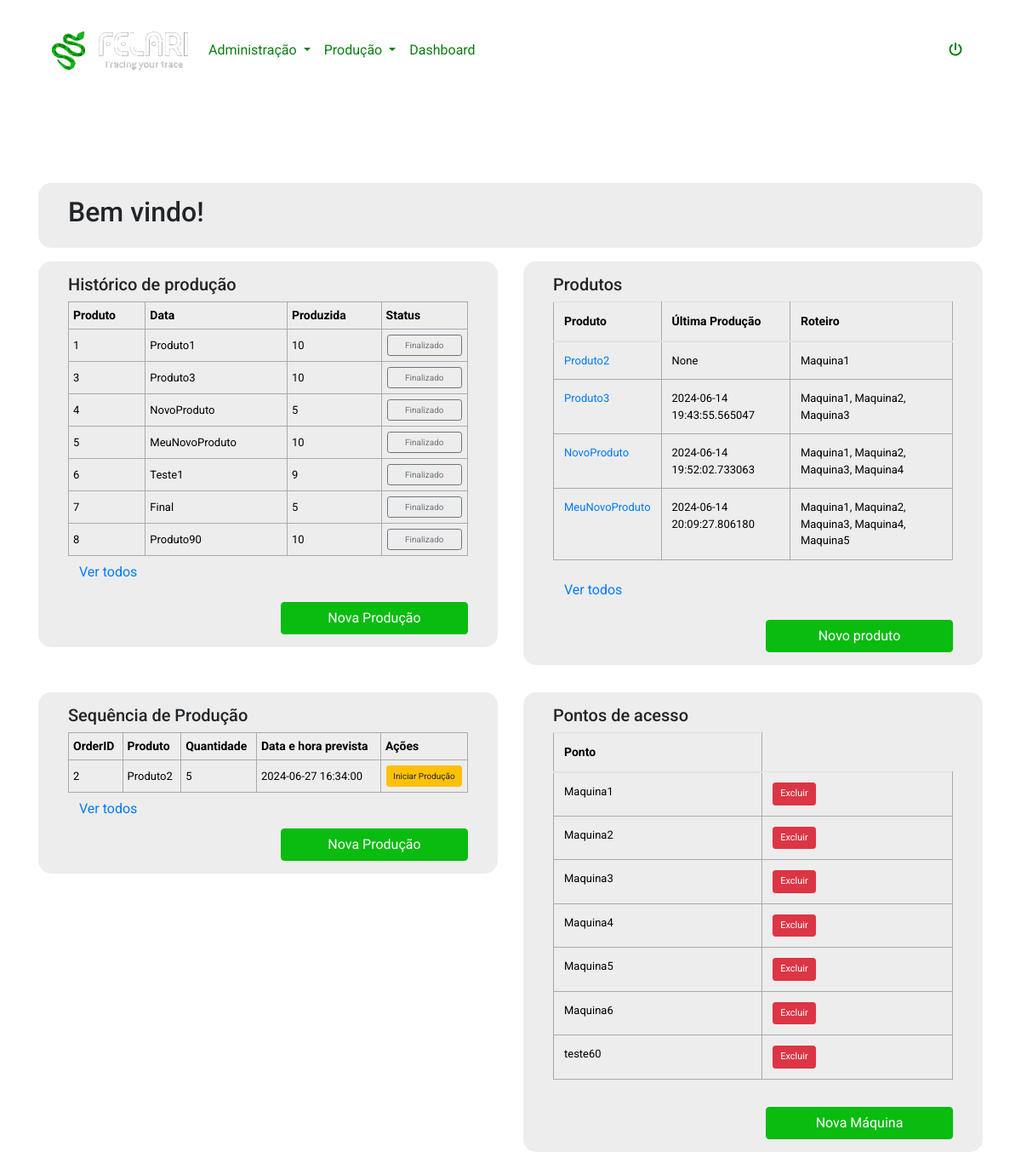
Screenshot of / (signed in) with the database file from the repository.
### app.py (models this page shows, shortened)
class OrdemProducao(db.Model):
    id = db.Column(db.Integer, primary_key=True)
    produto_id = db.Column(db.Integer, db.ForeignKey('product.id'), nullable=False)
    produto = db.relationship('Product', backref=db.backref('ordens_producao', lazy=True))
    quantidade = db.Column(db.Integer, nullable=False)
    data_prevista = db.Column(db.DateTime, nullable=False)
    status = db.Column(db.Integer, nullable=False)

class Product(db.Model):
    id = db.Column(db.Integer, primary_key=True)
    nome = db.Column(db.String(100), nullable=False)
    ultima_producao = db.Column(db.DateTime)
    access_points = db.relationship('AccessPoint', secondary=products_access_points, backref=db.backref('products', lazy='dynamic'))

class AccessPoint(db.Model):
    id = db.Column(db.Integer, primary_key=True)
    name = db.Column(db.String(100), unique=True, nullable=False)

### app.py (the view, shortened to what this page needs)
@app.route('/', methods=['GET', 'POST'])
@login_required
def index():
    produtos = Product.query.join(Product.access_points).all()
    ordens = OrdemProducao.query.order_by(OrdemProducao.data_prevista).all()
    form = TaskForm()
    tasks = aFazer.query.order_by(aFazer.date_created).all()
    access_points = AccessPoint.query.all()
    return render_template('index.html', form=form, tasks=tasks, access_points=access_points, produtos=produtos, ordens=ordens)

### app.py (called while the page is built)
@login_manager.user_loader
def load_user(user_id):
    return User.query.get(int(user_id))

### templates/index.html (shortened to what this page needs)
{% extends 'base.html' %}
{% block body %}
<div class="inicio my-5 container">
    <div class="row">
        <div class="col-12">
            <div class="inicio-card">
                <h2>Bem vindo!</h2>
            </div>
        </div>
        <div class="col-12 col-md-6 my-3 h-100">
            <div class="inicio-card h-100">
                <h5>Histórico de produção</h5>
                <div class="table-responsive">
                    <table>
                        <thead>
                            <tr>
                                <th>Produto</th>
                                <th>Data</th>
                                <th>Produzida</th>
                                <th>Status</th>
                            </tr>
                        </thead>
                        <tbody>
                            {% for ordem in ordens %}
                                {% if ordem.status in [2,3] %}
                                <tr class="ordemDeProducao">
                                    <td>{{ ordem.id }}</td>
                                    <td>{{ ordem.produto.nome }}</td>
                                    <td>{{ ordem.quantidade }}</td>
                                    <td>
                                        {% if ordem.status == 2 %}
                                        <a class="btn btn-secondary btn-sm" href="/view_serials/{{ordem.id}}">Iniciado</a>
                                        <form action="{{ url_for('delete_serials', ordem_id=ordem.id) }}" method="post">
                                            <button type="submit" class="btn btn-danger btn-sm">Zerar Seriais</button>
                                        </form>
                                        {% elif ordem.status == 3 %}
                                            <a class="btn btn-outline-secondary btn-sm" href="/view_serials/{{ordem.id}}">Finalizado</a>
                                        {% endif %}
                                    </td>
                                </tr>
                                {% endif %}
                            {% endfor %}
                        </tbody>
                    </table>
                    <small>
                        <a class="btn btn-link" href="/pastProductions">Ver todos</a>
                    </small>
                </div>
                <div class="row mt-3">
                    <div class="col-12 col-md-6 col-lg-6 ml-auto">
                        <button class="btn btn-primary btn-block" data-toggle="modal" data-target="#modalNovaProducao">Nova Produção</button>
                    </div>
                </div>
            </div>
        </div>
        <div class="col-12 col-md-6 my-3 h-100">
            <div class="inicio-card h-100">
                <h5>Produtos</h5>
                <div class="table-responsive">
                    <table class="table">
                        <thead>
                            <tr>
                                <th>Produto</th>
                                <th>Última Produção</th>
                                <th>Roteiro</th>
                            </tr>
                        </thead>
                        <tbody>
                            {% if produtos %}
                                {% for produto in produtos[:4] %}
                                    <tr>
                                        <td><a href="{{ url_for('product', id=produto.id) }}">{{ produto.nome }}</a></td>
                                        <td>{{ produto.ultima_producao }}</td>
                                        <td>
                                            {% if produto.access_points %}
                                                {% set access_points_names = [] %}
                                                {% for access_point in produto.access_points %}
                                                    {% set _ = access_points_names.append(access_point.name) %}
                                                {% endfor %}
                                                {{ access_points_names | join(', ') }}
                                            {% else %}
                                                Sem roteiro definido
                                            {% endif %}
                                        </td>
                                    </tr>
                                {% endfor %}
                            {% else %}
                                <tr>
                                    <td colspan="3">Nenhum produto encontrado.</td>
                                </tr>
                            {% endif %}
                        </tbody>
                    </table>
                    <small>
                        <a class="btn btn-link" href="/products">Ver todos</a>
                    </small>
                </div>
                <div class="row mt-3">
                    <div class="col-12 col-md-6 col-lg-6 ml-auto">
                        <button class="btn btn-primary btn-block" data-toggle="modal" data-target="#modalNovoProduto">Novo produto</button>
                    </div>
                </div>
            </div>
        </div>
        <div class="col-12 col-md-6 my-3 h-100">
            <div class="inicio-card h-100">
                <h5>Sequência de Produção</h5>
                <div class="table-responsive">
                    <table>
                        <thead>
                            <tr>
                                <th>OrderID</th>
                                <th>Produto</th>
                                <th>Quantidade</th>
                                <th>Data e hora prevista</th>
                                <th>Ações</th>
                            </tr>
                        </thead>
                        <tbody>
                            {% for ordem in ordens %}
                                {% if ordem.status in [1] %}
                                    <tr class="ordemDeProducao">
                                        <td>{{ ordem.id }}</td>
                                        <td>{{ ordem.produto.nome }}</td>
                                        <td>{{ ordem.quantidade }}</td>
                                        <td>{{ ordem.data_prevista.strftime('%Y-%m-%d %H:%M:%S') }}</td>
                                        <td>
                                            <form method="POST" action="{{ url_for('generate_serials', ordem_id=ordem.id) }}">
                                                <button type="submit" class="btn btn-warning btn-sm">Iniciar Produção</button>
                                            </form>
                                        </td>
                                    </tr>
                                    {% endif %}
                                {% endfor %}
                        </tbody>
                    </table>
                    <small>
                        <a class="btn btn-link" href="/nextOrders">Ver todos</a>
                    </small>
                </div>
                <div class="row pt-1">
                    <div class="col-12 col-md-6 col-lg-6 ml-auto">
                        <button class="btn btn-primary btn-block" data-toggle="modal" data-target="#modalNovaProducao">Nova Produção</button>
                    </div>
                </div>
            </div>
        </div>
        <div class="col-12 col-md-6 my-3 h-100">
            <div class="inicio-card h-100">
                <h5>Pontos de acesso</h5>
                <div class="table-responsive">
                    <table class="table">
                        <thead>
                            <tr>
                                <th>Ponto</th>
                            </tr>
                        </thead>
                        <tbody>
                            {% for access_point in access_points %}
                            <tr>
                                <td>{{ access_point.name }}</td>
                                <td>
                                    <form method="POST" action="{{ url_for('delete_access_point', access_point_id=access_point.id) }}">
                                        <button type="submit" class="btn btn-danger btn-sm">Excluir</button>
                                    </form>
                                </td>
                            </tr>
                            {% endfor %}
                        </tbody>
                    </table>
                </div>
                <div class="row mt-3">
                    <div class="col-12 col-md-6 col-lg-6 ml-auto">
                        <a class="btn btn-primary btn-block" href="/create_access_point">
                            Nova Máquina
                        </a>
                    </div>
                </div>
            </div>
        </div>
    </div>
</div>
{% endblock %}

### static/css/main.css (style rules this page uses)
:root { --verde: #0abb10; --verde-escuro: #0b7e0f; }
.btn-primary { background-color: var(--verde)!important; border-color: var(--verde)!important; }
body { margin: 0; font-family: "Roboto", sans-serif!important; background-color: transparent!important; background-image: url('../img/common/background.jpg'); background-size: cover; background-position: center; }
table, td, th { border: 1px solid #aaa; }
table { border-collapse: collapse; width: 100%; }
th { height: 30px; padding: 5px; }
td { text-align: center; padding: 5px; }
.inicio .inicio-card { padding: 15px 35px; background-color: #ededed; border-radius: 15px; }
.inicio .inicio-card table { font-size: 13px; color: black; text-align: left; border: none; }
.inicio .inicio-card table th { font-size: 14px; font-weight: 700; }
.inicio .inicio-card table td { text-align: left; }
td button, td a.btn { font-size: 11px!important; }
tr.ordemDeProducao .btn { font-size: 10px !important; padding: 4px !important; width: calc(100% - 2px); margin: 1px; }

### rows the page displays
OrdemProducao: id "1", produto.nome "Produto1", quantidade "10"
OrdemProducao: id "3", produto.nome "Produto3", quantidade "10"
OrdemProducao: id "4", produto.nome "NovoProduto", quantidade "5"
OrdemProducao: id "5", produto.nome "MeuNovoProduto", quantidade "10"
OrdemProducao: id "6", produto.nome "Teste1", quantidade "9"
OrdemProducao: id "7", produto.nome "Final", quantidade "5"
OrdemProducao: id "8", produto.nome "Produto90", quantidade "10"
Product: nome "Produto2", ultima_producao "None", access_points_names "Maquina1"
Product: nome "Produto3", ultima_producao "2024-06-14 19:43:55.565047", access_points_names "Maquina1, Maquina2, Maquina3"
Product: nome "NovoProduto", ultima_producao "2024-06-14 19:52:02.733063", access_points_names "Maquina1, Maquina2, Maquina3, Maquina4"
Product: nome "MeuNovoProduto", ultima_producao "2024-06-14 20:09:27.806180", access_points_names "Maquina1, Maquina2, Maquina3, Maquina4, Maquina5"
OrdemProducao: id "2", produto.nome "Produto2", quantidade "5", data_prevista "2024-06-27 16:34:00"
AccessPoint: name "Maquina1"
AccessPoint: name "Maquina2"
AccessPoint: name "Maquina3"
AccessPoint: name "Maquina4"
AccessPoint: name "Maquina5"
AccessPoint: name "Maquina6"
AccessPoint: name "teste60"
